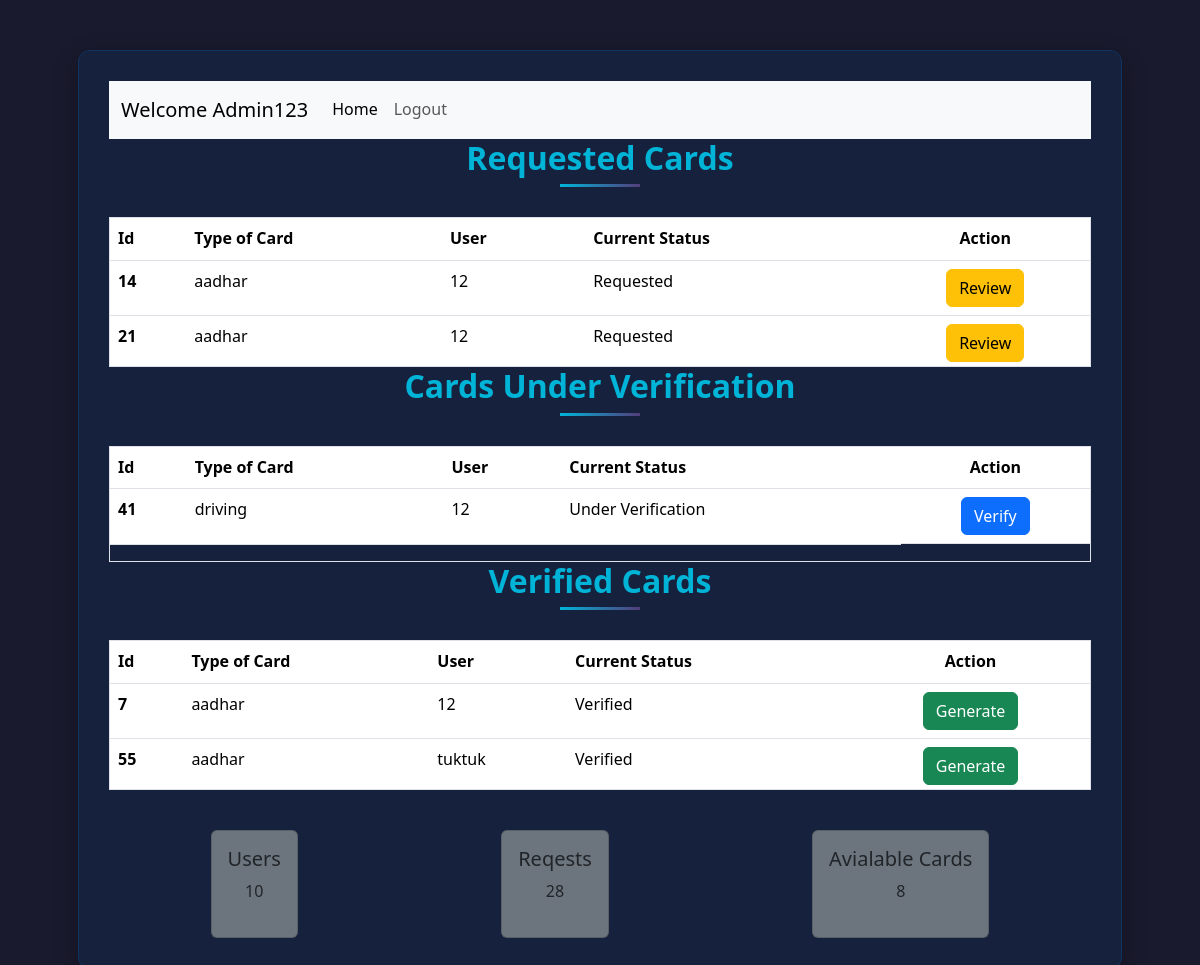
/admin, run on an earlier commit of the app's database.
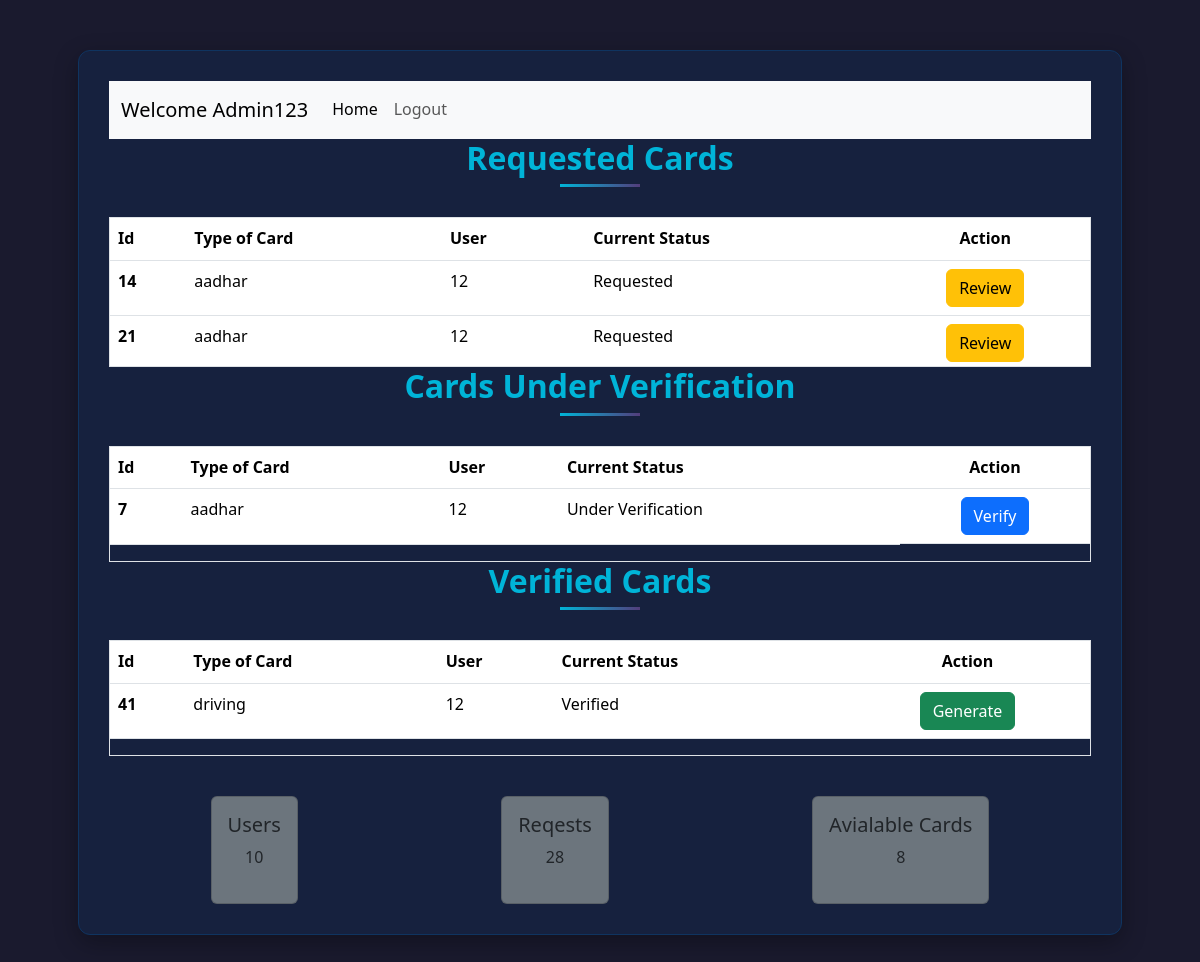
And on a later commit of the database.
### application/models.py (models this page shows)
class Info(db.Model):
    id = db.Column(db.Integer(), primary_key=True)
    atr_name = db.Column(db.String(), nullable=False)
    atr_value = db.Column(db.String(), nullable=False)
    c_name = db.Column(db.String(), nullable=False)
    user_id = db.Column(db.Integer(), db.ForeignKey("user.id"), nullable=False)

class User(db.Model):
    id = db.Column(db.Integer(), primary_key=True)
    username = db.Column(db.String(), unique=True, nullable=False)
    email = db.Column(db.String(), unique=True, nullable=False)
    password = db.Column(db.String(),nullable=False)
    type = db.Column(db.String(), default="general")
    detais = db.relationship("Info", backref="creator")

### application/controllers.py (the view)
@app.route("/admin")
def admin_dash():
    this_user = User.query.filter_by(type="admin").first()
    all_info = Info.query.all()
    return render_template("admin_dash.html", this_user=this_user, all_info=all_info)

### templates/admin_dash.html (shortened to what the changed rows need)
<!DOCTYPE html>
<html lang="eng">
<head>
    <link href="https://cdn.jsdelivr.net/npm/bootstrap@5.3.3/dist/css/bootstrap.min.css" rel="stylesheet"
>
    <link rel="stylesheet" href="/static/style.css">
</head>
<body>
    <div id="main">
        <div id="canvas" class="overflow-auto">
            <div id="content">
                <div id="table" class="border" style="max-height: 150px; overflow-y:scroll;">
                    <table class="table">
                        <thead>
                            <tr>
                                <th scope="col">Id</th>
                                <th scope="col">Type of Card</th>
                                <th scope="col">User</th>
                                <th scope="col">Current Status</th>
                                <th class="text-center" scope="col">Action</th>
                            </tr>
                        </thead>
                        <tbody>
                            {% for info in all_info %}
                                {% if info.atr_value == "requested" %}
                                   <tr>
                                       <th scope="row">{{loop.index}}</th>
                                       <td>{{info.c_name}}</td>
                                       <td>{{info.creator.username}}</td>
                                       <td>Requested</td>
                                       <td class="justify-content-evenly d-flex">
                                           <a href="/update_status/{{info.c_name}}/{{info.user_id}}" type="button" class="btn btn-warning">Review</a>
                                       </td>
                                   </tr>
                                {% endif %}
                            {% endfor %}
                        </tbody>
                    </table>
                </div>
                <div id="table" class="border" style="max-height: 150px; overflow-y:scroll;">
                    <table class="table">
                        <thead>
                            <tr>
                                <th scope="col">Id</th>
                                <th scope="col">Type of Card</th>
                                <th scope="col">User</th>
                                <th scope="col">Current Status</th>
                                <th class="text-center" scope="col">Action</th>
                            </tr>
                        </thead>
                        <tbody>
                            {% for info in all_info %}
                                {% if info.atr_value == "under_verification" %}
                                   <tr>
                                       <th scope="row">{{loop.index}}</th>
                                       <td>{{info.c_name}}</td>
                                       <td>{{info.creator.username}}</td>
                                       <td>Under Verification</td>
                                       <td class="justify-content-evenly d-flex">
                                           <a href="/update_status/{{info.c_name}}/{{info.user_id}}" type="button" class="btn btn-primary">Verify</a>
                                       </td>
                                   </tr>
                                {% endif %}
                            {% endfor %}
                        </tbody>
                    </table>
                </div>
                <div id="table" class="border" style="max-height: 150px; overflow-y:scroll;">
                    <table class="table">
                        <thead>
                            <tr>
                                <th scope="col">Id</th>
                                <th scope="col">Type of Card</th>
                                <th scope="col">User</th>
                                <th scope="col">Current Status</th>
                                <th class="text-center" scope="col">Action</th>
                            </tr>
                        </thead>
                        <tbody>
                            {% for info in all_info %}
                                {% if info.atr_value == "verified" %}
                                   <tr>
                                       <th scope="row">{{loop.index}}</th>
                                       <td>{{info.c_name}}</td>
                                       <td>{{info.creator.username}}</td>
                                       <td>Verified</td>
                                       <td class="justify-content-evenly d-flex">
                                           <a href="/generate/{{ info.c_name }}/{{ info.user_id }}" type="button" class="btn btn-success">Generate</a>
                                       </td>
                                   </tr>
                                {% endif %}
                            {% endfor %}
                        </tbody>
                    </table>
                </div>
            </div>
        </div>
    </div>
</body>
</html>

What changed in the data, as far as the page shows it:
no longer on this page (row edited): Info: c_name "aadhar", creator.username "tuktuk", shown under "Verified Cards"
changed Info (number 3 of 4 on the later page): moves from the list under "Verified Cards" to the list under "Cards Under Verification"
changed Info "driving": moves from the list under "Cards Under Verification" to the list under "Verified Cards"
